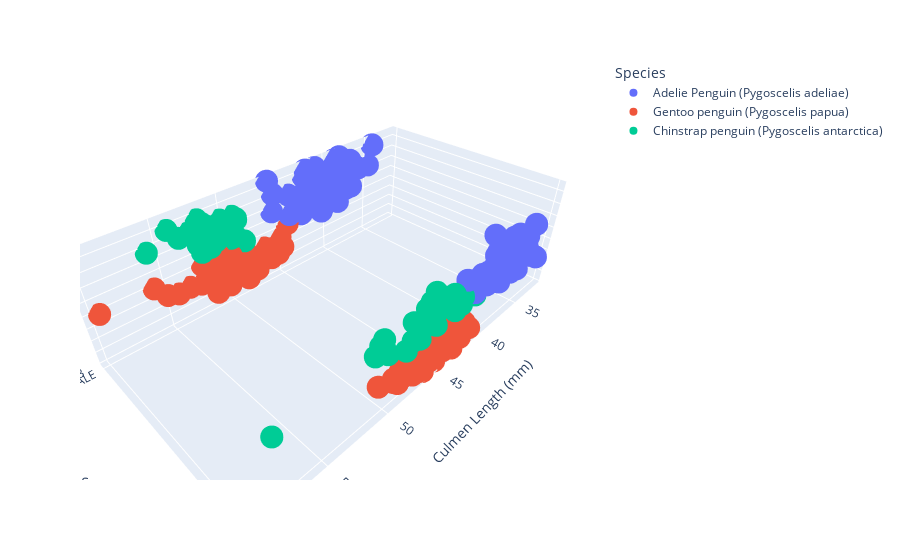

Here is the notebook cell this chart was saved with:
### Code cell
fig = px.scatter_3d(df , x = 'Culmen Length (mm)' , 
                         z = 'Culmen Depth (mm)' , color = 'Species' , 
                         y="Sex")
fig

### Figure 1 — Plotly figure (JSON) as saved in the notebook; plotly's stock layout.template omitted (floating-point values rounded to 4 significant figures; data arrays with more than 128 entries replaced by an {"elided": "..."} marker saying what was removed)
{"data": [{"hovertemplate": "Species=Adelie Penguin (Pygoscelis adeliae)<br>Culmen Length (mm)=%{x}<br>Sex=%{y}<br>Culmen Depth (mm)=%{z}<extra></extra>", "legendgroup": "Adelie Penguin (Pygoscelis adeliae)", "marker": {"color": "#636efa", "symbol": "circle"}, "mode": "markers", "name": "Adelie Penguin (Pygoscelis adeliae)", "scene": "scene", "showlegend": true, "type": "scatter3d", "x": {"elided": "152 float values"}, "y": {"elided": "152 str values"}, "z": {"elided": "152 float values"}}, {"hovertemplate": "Species=Gentoo penguin (Pygoscelis papua)<br>Culmen Length (mm)=%{x}<br>Sex=%{y}<br>Culmen Depth (mm)=%{z}<extra></extra>", "legendgroup": "Gentoo penguin (Pygoscelis papua)", "marker": {"color": "#EF553B", "symbol": "circle"}, "mode": "markers", "name": "Gentoo penguin (Pygoscelis papua)", "scene": "scene", "showlegend": true, "type": "scatter3d", "x": [46.1, 50, 48.7, 50, 47.6, 46.5, 45.4, 46.7, 43.3, 46.8, 40.9, 49, 45.5, 48.4, 45.8, 49.3, 42, 49.2, 46.2, 48.7, 50.2, 45.1, 46.5, 46.3, 42.9, 46.1, 44.5, 47.8, 48.2, 50, 47.3, 42.8, 45.1, 59.6, 49.1, 48.4, 42.6, 44.4, 44, 48.7, 42.7, 49.6, 45.3, 49.6, 50.5, 43.6, 45.5, 50.5, 44.9, 45.2, 46.6, 48.5, 45.1, 50.1, 46.5, 45, 43.8, 45.5, 43.2, 50.4, 45.3, 46.2, 45.7, 54.3, 45.8, 49.8, 46.2, 49.5, 43.5, 50.7, 47.7, 46.4, 48.2, 46.5, 46.4, 48.6, 47.5, 51.1, 45.2, 45.2, 49.1, 52.5, 47.4, 50, 44.9, 50.8, 43.4, 51.3, 47.5, 52.1, 47.5, 52.2, 45.5, 49.5, 44.5, 50.8, 49.4, 46.9, 48.4, 51.1, 48.5, 55.9, 47.2, 49.1, 47.3, 46.8, 41.7, 53.4, 43.3, 48.1, 50.5, 49.8, 43.5, 51.5, 46.2, 55.1, 44.5, 48.8, 47.2, null, 46.8, 50.4, 45.2, 49.9], "y": ["FEMALE", "MALE", "FEMALE", "MALE", "MALE", "FEMALE", "FEMALE", "MALE", "FEMALE", "MALE", "FEMALE", "MALE", "FEMALE", "MALE", "FEMALE", "MALE", "FEMALE", "MALE", "FEMALE", "MALE", "MALE", "FEMALE", "FEMALE", "MALE", "FEMALE", "MALE", null, "MALE", "FEMALE", "MALE", "MALE", "FEMALE", "FEMALE", "MALE", "FEMALE", "MALE", "FEMALE", "MALE", "FEMALE", "MALE", "FEMALE", "MALE", "FEMALE", "MALE", "MALE", "FEMALE", "FEMALE", "MALE", "FEMALE", "MALE", "FEMALE", "MALE", "FEMALE", "MALE", "FEMALE", "MALE", "FEMALE", "MALE", "FEMALE", "MALE", "FEMALE", "MALE", "FEMALE", "MALE", "FEMALE", "MALE", null, "MALE", "FEMALE", "MALE", "FEMALE", "MALE", "MALE", "FEMALE", "FEMALE", "MALE", "FEMALE", "MALE", "FEMALE", "MALE", "FEMALE", "MALE", "FEMALE", "MALE", "FEMALE", "MALE", "FEMALE", "MALE", "FEMALE", "MALE", "FEMALE", "MALE", "FEMALE", "MALE", "FEMALE", "MALE", "MALE", "FEMALE", "FEMALE", "MALE", "FEMALE", "MALE", "FEMALE", "MALE", null, "MALE", "FEMALE", "MALE", "FEMALE", "MALE", "FEMALE", "MALE", "FEMALE", "MALE", "FEMALE", "MALE", null, "MALE", "FEMALE", null, "FEMALE", "MALE", "FEMALE", "MALE"], "z": [13.2, 16.3, 14.1, 15.2, 14.5, 13.5, 14.6, 15.3, 13.4, 15.4, 13.7, 16.1, 13.7, 14.6, 14.6, 15.7, 13.5, 15.2, 14.5, 15.1, 14.3, 14.5, 14.5, 15.8, 13.1, 15.1, 14.3, 15, 14.3, 15.3, 15.3, 14.2, 14.5, 17, 14.8, 16.3, 13.7, 17.3, 13.6, 15.7, 13.7, 16, 13.7, 15, 15.9, 13.9, 13.9, 15.9, 13.3, 15.8, 14.2, 14.1, 14.4, 15, 14.4, 15.4, 13.9, 15, 14.5, 15.3, 13.8, 14.9, 13.9, 15.7, 14.2, 16.8, 14.4, 16.2, 14.2, 15, 15, 15.6, 15.6, 14.8, 15, 16, 14.2, 16.3, 13.8, 16.4, 14.5, 15.6, 14.6, 15.9, 13.8, 17.3, 14.4, 14.2, 14, 17, 15, 17.1, 14.5, 16.1, 14.7, 15.7, 15.8, 14.6, 14.4, 16.5, 15, 17, 15.5, 15, 13.8, 16.1, 14.7, 15.8, 14, 15.1, 15.2, 15.9, 15.2, 16.3, 14.1, 16, 15.7, 16.2, 13.7, null, 14.3, 15.7, 14.8, 16.1]}, {"hovertemplate": "Species=Chinstrap penguin (Pygoscelis antarctica)<br>Culmen Length (mm)=%{x}<br>Sex=%{y}<br>Culmen Depth (mm)=%{z}<extra></extra>", "legendgroup": "Chinstrap penguin (Pygoscelis antarctica)", "marker": {"color": "#00cc96", "symbol": "circle"}, "mode": "markers", "name": "Chinstrap penguin (Pygoscelis antarctica)", "scene": "scene", "showlegend": true, "type": "scatter3d", "x": [46.5, 50, 51.3, 45.4, 52.7, 45.2, 46.1, 51.3, 46, 51.3, 46.6, 51.7, 47, 52, 45.9, 50.5, 50.3, 58, 46.4, 49.2, 42.4, 48.5, 43.2, 50.6, 46.7, 52, 50.5, 49.5, 46.4, 52.8, 40.9, 54.2, 42.5, 51, 49.7, 47.5, 47.6, 52, 46.9, 53.5, 49, 46.2, 50.9, 45.5, 50.9, 50.8, 50.1, 49, 51.5, 49.8, 48.1, 51.4, 45.7, 50.7, 42.5, 52.2, 45.2, 49.3, 50.2, 45.6, 51.9, 46.8, 45.7, 55.8, 43.5, 49.6, 50.8, 50.2], "y": ["FEMALE", "MALE", "MALE", "FEMALE", "MALE", "FEMALE", "FEMALE", "MALE", "FEMALE", "MALE", "FEMALE", "MALE", "FEMALE", "MALE", "FEMALE", "MALE", "MALE", "FEMALE", "FEMALE", "MALE", "FEMALE", "MALE", "FEMALE", "MALE", "FEMALE", "MALE", "FEMALE", "MALE", "FEMALE", "MALE", "FEMALE", "MALE", "FEMALE", "MALE", "MALE", "FEMALE", "FEMALE", "MALE", "FEMALE", "MALE", "MALE", "FEMALE", "MALE", "FEMALE", "FEMALE", "MALE", "FEMALE", "MALE", "MALE", "FEMALE", "FEMALE", "MALE", "FEMALE", "MALE", "FEMALE", "MALE", "FEMALE", "MALE", "MALE", "FEMALE", "MALE", "FEMALE", "FEMALE", "MALE", "FEMALE", "MALE", "MALE", "FEMALE"], "z": [17.9, 19.5, 19.2, 18.7, 19.8, 17.8, 18.2, 18.2, 18.9, 19.9, 17.8, 20.3, 17.3, 18.1, 17.1, 19.6, 20, 17.8, 18.6, 18.2, 17.3, 17.5, 16.6, 19.4, 17.9, 19, 18.4, 19, 17.8, 20, 16.6, 20.8, 16.7, 18.8, 18.6, 16.8, 18.3, 20.7, 16.6, 19.9, 19.5, 17.5, 19.1, 17, 17.9, 18.5, 17.9, 19.6, 18.7, 17.3, 16.4, 19, 17.3, 19.7, 17.3, 18.8, 16.6, 19.9, 18.8, 19.4, 19.5, 16.5, 17, 19.8, 18.1, 18.2, 19, 18.7]}], "layout": {"legend": {"title": {"text": "Species"}, "tracegroupgap": 0}, "margin": {"t": 60}, "scene": {"domain": {"x": [0, 1], "y": [0, 1]}, "xaxis": {"title": {"text": "Culmen Length (mm)"}}, "yaxis": {"title": {"text": "Sex"}}, "zaxis": {"title": {"text": "Culmen Depth (mm)"}}}}}
